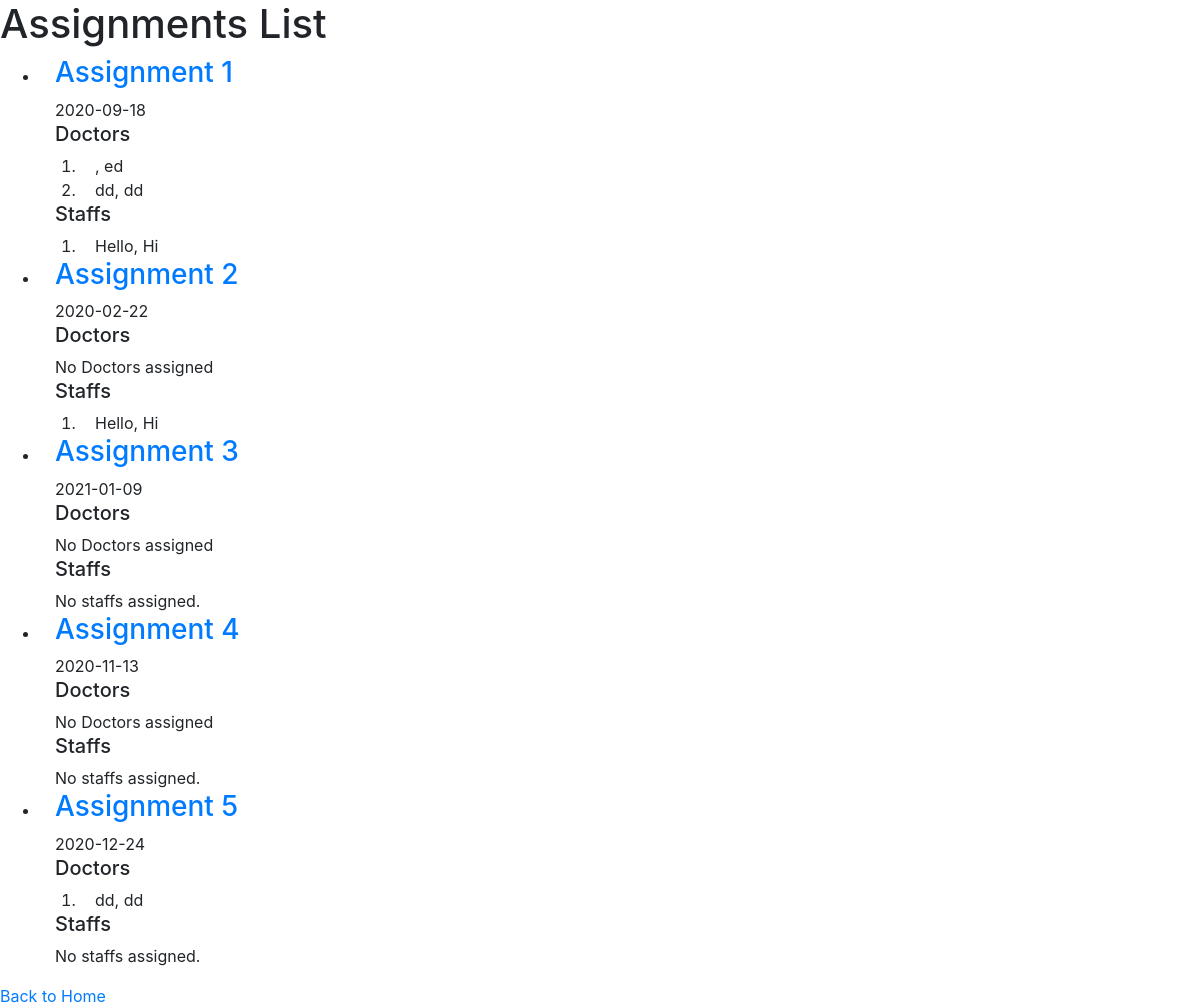
The app's page /assignments with its own data.
### clinicker/models.py (models this page shows)
class Assignments(models.Model):
    dateAssignment = models.DateField()
    doctorsAssigned = models.ManyToManyField(Doctor,blank=True,related_name="Doctors_assigned")
    staffAssigned = models.ManyToManyField(Staffs,blank=True,related_name="Staffs_assigned")
    def __str__(self):
        return f"{ self.dateAssignment }"

class Doctor(models.Model):
    first = models.CharField(max_length=64)
    last = models.CharField(max_length=64)
    specialized = models.ForeignKey(SpecializationDB, on_delete=models.CASCADE, related_name="specialization")
    def __str__(self):
        return f"{ self.last }, { self.first }"

class Staffs(models.Model):
    first = models.CharField(max_length=64)
    last = models.CharField(max_length=64)
    def __str__(self):
        return f"{ self.last }, { self.first }"

### clinicker/views.py (the view)
# urls.py: path("assignments", views.assignments, name="assignments"),
def assignments(request):
    context = {
    "assignments":Assignments.objects.all()
    }
    return render(request, "clinicker/assignment.html",context)

### clinicker/templates/clinicker/assignment.html (shortened to what this page needs)
{% extends "clinicker/base.html" %}
{% block body %}
<h1>Assignments List</h1>
<ul>
{% for assignment in assignments %}
<li>
  <div class="col-12"><h3><a href="{% url 'checkAssignment' assignment.id %}">Assignment {{ assignment.id }}</a></h3>
  </div>
  <div class="col-12">
    {{ assignment }}
  </div>
  <div class="col-12">
  <h5>Doctors</h5>
  </div>
  {% if assignment.doctorsAssigned.all %}
  <ol>
    {% for doctors in assignment.doctorsAssigned.all %}
    <li><div class="col-12">
      {{ doctors }}
    </div></li>
    {% endfor %}
  </ol>
  {% else %}
  <div class="col-12">
    No Doctors assigned
  </div>
  {% endif %}
  <div class="col-12">
    <h5>Staffs</h5>
  </div>
  {% if assignment.staffAssigned.all %}
  <ol>
    {% for staffs in assignment.staffAssigned.all %}
    <li><div class="col-12">
      {{ staffs }}
    </div></li>
    {% endfor %}
  </ol>
  {% else %}
  <div class="col-12">
    No staffs assigned.
  </div>
  {% endif %}
</li>
{% empty %}
<li><div class="col-12">
<h3>No assignments</h3>
</div></li>
{% endfor %}
</ul>
<a href="{% url 'index' %}">Back to Home</a>
{% endblock %}

### clinicker/templates/clinicker/base.html (shortened to what this page needs)
<!DOCTYPE html>
<html lang="en" dir="ltr">
  <head>
    {% load static %}
        <link rel="stylesheet" type="text/css" href="{% static 'clinicker/bootstrap.css' %}">
        <link rel="stylesheet" type="text/css" href="{% static 'clinicker/bootstrap-grid.css' %}">
        <link rel="stylesheet" type="text/css" href="{% static 'clinicker/bootstrap-reboot.css' %}">
  </head>
  <body>
    {% block body %}
    {% endblock %}
  </body>
</html>

### records on screen
Assignments: id "1", dateAssignment "2020-09-18"
Doctor: last+first ", ed"
Doctor: last+first "dd, dd"
Staffs: last+first "Hello, Hi"
Assignments: id "2", dateAssignment "2020-02-22", shows "No Doctors assigned"
Assignments: id "3", dateAssignment "2021-01-09", shows "No Doctors assigned", shows "No staffs assigned."
Assignments: id "4", dateAssignment "2020-11-13", shows "No Doctors assigned", shows "No staffs assigned."
Assignments: id "5", dateAssignment "2020-12-24", shows "No staffs assigned."
